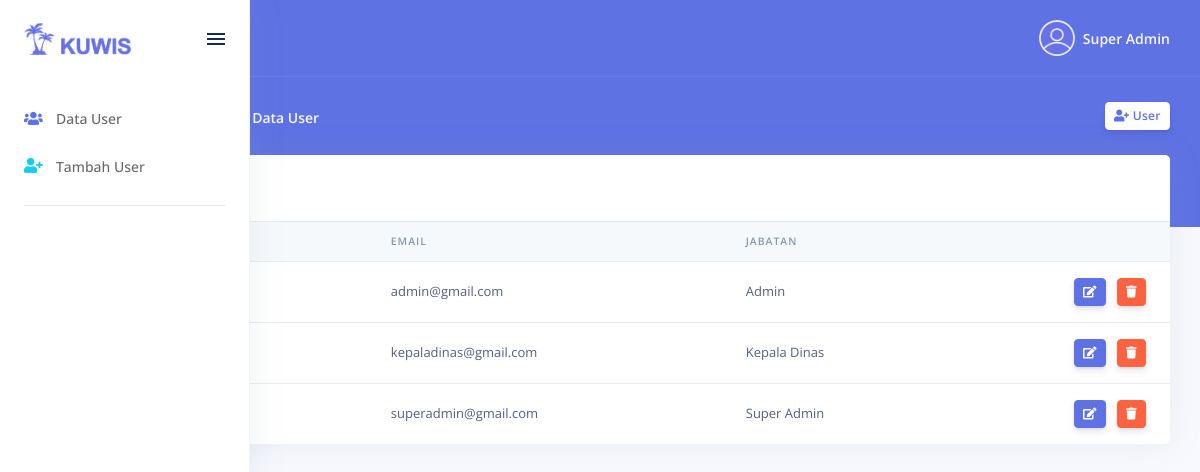
The page /super_admin/user/data_user.php (signed in) on the database its author committed.
### tables this page shows
CREATE TABLE `tabel_user` (
  `id_user` int(11) NOT NULL,
  `nama_user` varchar(30) NOT NULL,
  `email` varchar(300) NOT NULL,
  `passwrd` varchar(300) NOT NULL,
  `id_jabatan` int(2) NOT NULL
);

CREATE TABLE `tabel_jabatan` (
  `id_jabatan` int(2) NOT NULL,
  `nama_jabatan` varchar(30) NOT NULL
);

### super_admin/user/data_user.php (the view, shortened to what this page needs)
<!DOCTYPE html>
<html>
<head>
  <link rel="stylesheet" href="../../assets/vendor/nucleo/css/nucleo.css" type="text/css">
  <link rel="stylesheet" href="../../assets/vendor/@fortawesome/fontawesome-free/css/all.min.css" type="text/css">
  <link rel="stylesheet" href="../../assets/css/argon.min.css?v=1.2.0" type="text/css">
</head>
<body>
  <nav class="sidenav navbar navbar-vertical  fixed-left  navbar-expand-xs navbar-light bg-white" id="sidenav-main">
    <div class="scrollbar-inner">
      <div class="sidenav-header  d-flex  align-items-center">
        <a class="navbar-brand" href="./data_user.php">
          <img src="../../assets/img/brand/blue.png" class="navbar-brand-img" alt="...">
        </a>
        <div class=" ml-auto ">
          <div class="sidenav-toggler d-none d-xl-block" data-action="sidenav-unpin" data-target="#sidenav-main">
            <div class="sidenav-toggler-inner">
              <i class="sidenav-toggler-line"></i>
              <i class="sidenav-toggler-line"></i>
              <i class="sidenav-toggler-line"></i>
            </div>
          </div>
        </div>
      </div>
      <div class="navbar-inner">
        <div class="collapse navbar-collapse" id="sidenav-collapse-main">
          <ul class="navbar-nav">
            <li class="nav-item">
              <a class="nav-link" href="./data_user.php">
                <i class="fas fa-users text-primary"></i>
                <span class="nav-link-text">Data User</span>
              </a>
            </li>
            <li class="nav-item">
              <a class="nav-link" href="./form_user.php">
                <i class="fas fa-user-plus text-info"></i>
                <span class="nav-link-text">Tambah User</span>
              </a>
            </li>
          </ul>
          <hr class="my-3">
        </div>
      </div>
    </div>
  </nav>
  <div class="main-content" id="panel">
    <nav class="navbar navbar-top navbar-expand navbar-dark bg-primary border-bottom">
      <div class="container-fluid">
        <div class="collapse navbar-collapse" id="navbarSupportedContent">
          <ul class="navbar-nav align-items-center  ml-auto ml-md-0 ">
            <li class="nav-item dropdown">
              <a class="nav-link pr-0" href="#" role="button" data-toggle="dropdown" aria-haspopup="true" aria-expanded="false">
                <div class="media align-items-center">
                  <span class="avatar avatar-sm rounded-circle">
                    <img alt="Image placeholder" src="../../assets/img/theme/profil.png">
                  </span>
                  <div class="media-body  ml-2  d-none d-lg-block">
                    <span class="mb-0 text-sm  font-weight-bold">
                      <?php
                      $query = mysqli_query($koneksi, "SELECT * FROM tabel_user WHERE email='$_SESSION[email]'");
                      $data  = mysqli_fetch_array($query);
                      echo $data['nama_user'];
                      ?>
                    </span>
                  </div>
                </div>
              </a>
            </li>
          </ul>
        </div>
      </div>
    </nav>
    <div class="header bg-primary pb-6">
      <div class="container-fluid">
        <div class="header-body">
          <div class="row align-items-center py-4">
            <div class="col-lg-6 col-7">
              <h6 class="h2 text-white d-inline-block mb-0">Data User</h6>
              <nav aria-label="breadcrumb" class="d-none d-md-inline-block ml-md-4">
                <ol class="breadcrumb breadcrumb-links breadcrumb-dark">
                  <li class="breadcrumb-item"><a href="./data_user.php"><i class="fas fa-home"></i></a></li>
                  <li class="breadcrumb-item"><a href="./data_user.php">Data User</a></li>
                </ol>
              </nav>
            </div>
            <div class="col-lg-6 col-5 text-right">
              <a href="./form_user.php" class="btn btn-sm btn-neutral">
                <span class="btn-inner--icon"><i class="fas fa-user-plus"></i></span>
                <span class="btn-inner--text">User</span>
              </a>
            </div>
          </div>
        </div>
      </div>
    </div>
    <div class="container-fluid mt--6">
      <div class="row">
        <div class="col">
          <div class="card">
            <div class="card-header border-0">
              <h3 class="mb-0">Data User</h3>
            </div>
            <div class="table-responsive">
              <table class="table align-items-center table-flush">
                <thead class="thead-light">
                  <tr>
                    <th scope="col">Nama User</th>
                    <th scope="col">Email</th>
                    <th scope="col">Jabatan</th>
                    <th scope="col"></th>
                  </tr>
                </thead>
                <tbody class="list">
                  <?php
                  $data = mysqli_query($koneksi, "SELECT * FROM tabel_user NATURAL JOIN tabel_jabatan ORDER BY nama_user");
                  while ($user = mysqli_fetch_array($data)) {
                  ?>
                    <tr>
                      <th scope="row">
                        <div class="media align-items-center">
                          <div class="media-body">
                            <span class="nama_user mb-0 text-sm"><i class="fas fa-user text-primary"></i></span>
                            <span class="nama_user mb-0 text-sm"><?php echo $user['nama_user'] ?></span>
                          </div>
                        </div>
                      </th>
                      <td class="email">
                        <?php echo $user['email'] ?>
                      </td>
                      <td class="posisi">
                        <?php echo $user['nama_jabatan'] ?>
                      </td>
                      <td class="text-right">
                        <a href="./form_user.php?id_user=<?php echo $user['id_user']?>&id_jabatan=<?php echo $user['id_jabatan']?>" class="btn btn-sm btn-primary"><i class="fas fa-edit"></i></a>
                        <a href="./hapus_user.php?id_user=<?php echo $user['id_user']?>" class="btn btn-sm btn-warning" onclick="return confirm('Data user berhasil dihapus!');"><i class="fas fa-trash"></i></a>
                      </td>
                    </tr>
                  <?php }; ?>
                </tbody>
              </table>
            </div>
          </div>
        </div>
      </div>
    </div>
  </div>
</body>
</html>

### rows shown on the page
tabel_user: nama_user "Super Admin", email "superadmin@gmail.com", id_jabatan.nama_jabatan "Super Admin"
tabel_user: email "admin@gmail.com", id_jabatan.nama_jabatan "Admin"
tabel_user: email "kepaladinas@gmail.com", id_jabatan.nama_jabatan "Kepala Dinas"
